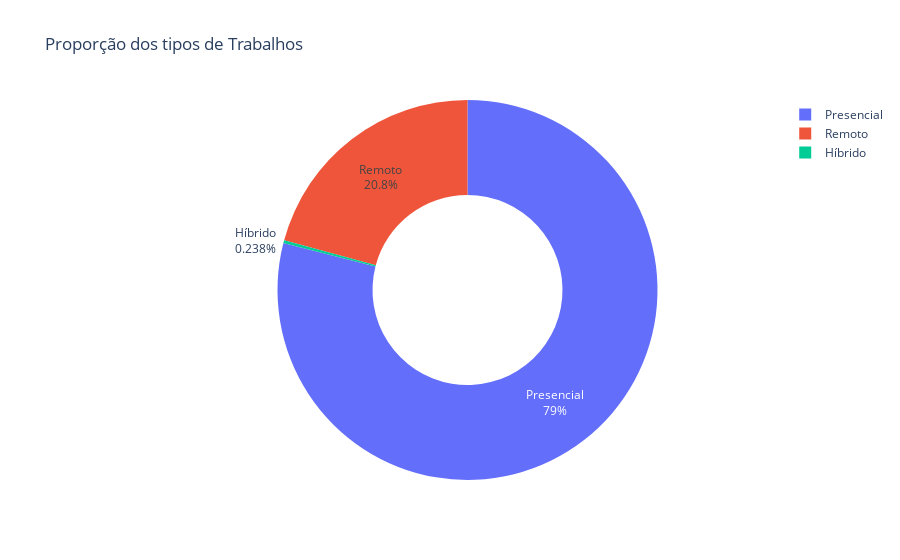

The cell this chart's notebook holds for it:
### Code cell
remoto_contagem = df_limpo["remoto"].value_counts().reset_index()
remoto_contagem.columns = ["tipo_trabalho", "quantidade"]
fig = px.pie(
    remoto_contagem,
    names = "tipo_trabalho",
    values = "quantidade",
    title="Proporção dos tipos de Trabalhos",
    hole=0.5
)

fig.update_traces(textinfo = "percent + label")
fig.show()

### Figure 1 — Plotly figure (JSON) as saved in the notebook; plotly's stock layout.template omitted (floating-point values rounded to 4 significant figures)
{"data": [{"domain": {"x": [0, 1], "y": [0, 1]}, "hole": 0.5, "hovertemplate": "tipo_trabalho=%{label}<br>quantidade=%{value}<extra></extra>", "labels": ["Presencial", "Remoto", "Híbrido"], "legendgroup": "", "name": "", "showlegend": true, "textinfo": "percent+label", "type": "pie", "values": [105305, 27716, 318]}], "layout": {"legend": {"tracegroupgap": 0}, "title": {"text": "Proporção dos tipos de Trabalhos"}}}
